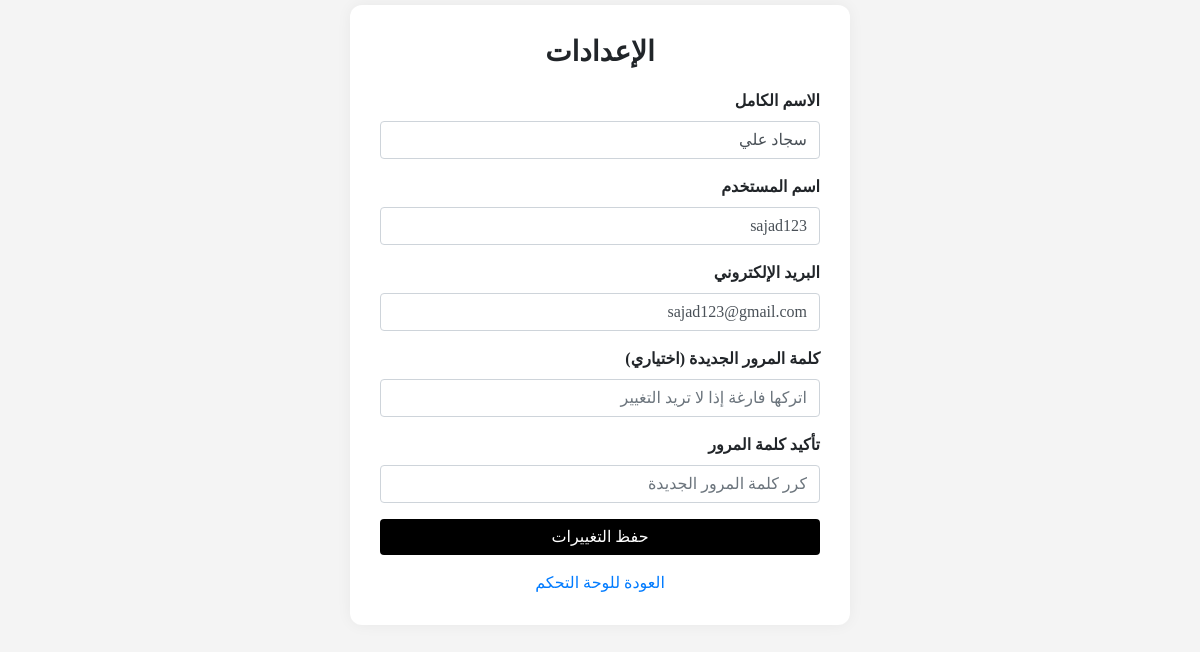
/expenses_manager/settings.php (signed in), run on the app's committed database.
### tables this page shows
CREATE TABLE `users` (
  `id` int(11) NOT NULL,
  `full_name` varchar(100) NOT NULL,
  `username` varchar(50) NOT NULL,
  `email` varchar(100) NOT NULL,
  `password` varchar(255) NOT NULL
);

### expenses_manager/settings.php (the view, shortened to what this page needs)
<?php
include 'db.php';
$user_id = $_SESSION['user_id'];
$user = $conn->query("SELECT * FROM users WHERE id = $user_id")->fetch_assoc();
?>
<!DOCTYPE html>
<html lang="ar" dir="rtl">
<head>
  <link rel="stylesheet" href="https://stackpath.bootstrapcdn.com/bootstrap/4.5.2/css/bootstrap.min.css">
</head>
<body>
<div class="settings-box">
  <h3>الإعدادات</h3>
  <form method="POST">
    <div class="form-group">
      <label>الاسم الكامل</label>
      <input type="text" name="full_name" value="<?= htmlspecialchars($user['full_name']) ?>" class="form-control" required>
    </div>
    <div class="form-group">
      <label>اسم المستخدم</label>
      <input type="text" name="username" value="<?= htmlspecialchars($user['username']) ?>" class="form-control" required>
    </div>
    <div class="form-group">
      <label>البريد الإلكتروني</label>
      <input type="email" name="email" value="<?= htmlspecialchars($user['email']) ?>" class="form-control" required>
    </div>
    <div class="form-group">
      <label>كلمة المرور الجديدة (اختياري)</label>
      <input type="password" name="password" class="form-control" placeholder="اتركها فارغة إذا لا تريد التغيير">
    </div>
    <div class="form-group">
      <label>تأكيد كلمة المرور</label>
      <input type="password" name="confirm_password" class="form-control" placeholder="كرر كلمة المرور الجديدة">
    </div>
    <button type="submit" class="btn btn-dark btn-block">حفظ التغييرات</button>
    <div class="text-center mt-3">
      <a href="dashboard.php">العودة للوحة التحكم</a>
    </div>
  </form>
</div>
</body>
</html>

### expenses_manager/settings.php (style rules this page uses)
body { background-color: #f4f4f4; font-family: 'Times New Roman', Times, serif; }
.settings-box { max-width: 500px; margin: 5px auto; padding: 30px; background: #fff; border-radius: 12px; box-shadow: 0 0 15px rgba(0,0,0,0.05); }
h3 { font-weight: bold; text-align: center; margin-bottom: 20px; }
label { font-weight: bold; display: block; text-align: right; }
.btn-dark { background-color: #000; border: none; }

### data on the page
users: full_name "سجاد علي", username "sajad123", email "sajad123@gmail.com"
